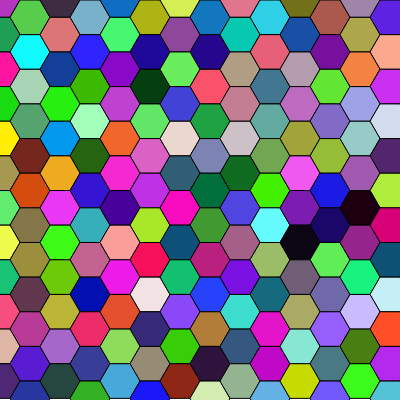
Frame 1 (no input)
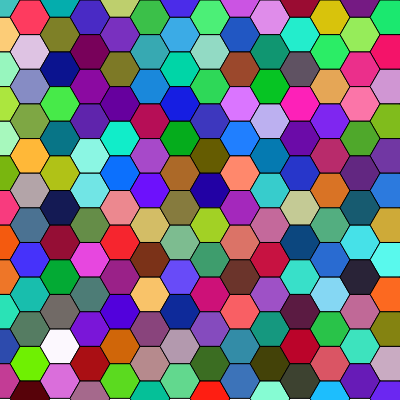
Frame 2 (the mouse pressed at the canvas centre, redrawn once)

The p5.js sketch that drew these frames (run headless with seeded random() and noise() and a simulated clock; the mouse was pressed at the canvas centre and the sketch redrawn once):

// p5.js sketch
// ── sketch.js
function setup() {
  createCanvas(400, 400);
  noLoop();
}

function draw() {
  background(255);
  let side = 20;
  let h = sqrt(3) * side;
  let rows = height / h;
  let cols = width / (1.5 * side);

  for (let r = 0; r < rows; r++) {
    for (let c = 0; c < cols; c++) {
      let x = c * 1.5 * side;
      let y = r * h + (c % 2 == 0 ? 0 : h / 2);
      fill(random(255), random(255), random(255));
      drawHexagon(x, y, side);
    }
  }
}

function drawHexagon(x, y, s) {
  beginShape();
  for (let i = 0; i < 6; i++) {
    let angle = TWO_PI / 6 * i;
    let px = x + cos(angle) * s;
    let py = y + sin(angle) * s;
    vertex(px, py);
  }
  endShape(CLOSE);
}
